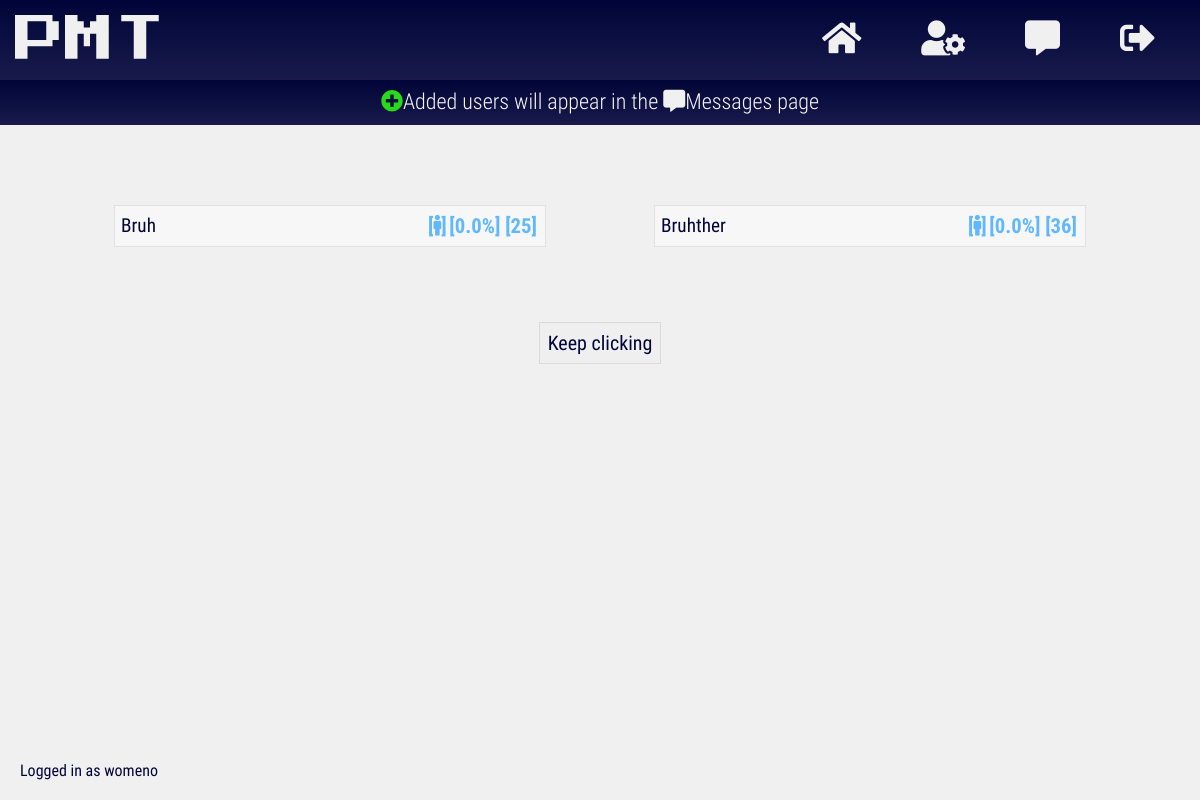
The page / (signed in) on the database its author committed.
### app/models.py (models this page shows, shortened)
class User(db.Model, UserMixin):
    __tablename__ = 'users'
    id = db.Column(db.Integer(), primary_key=True)
    username = db.Column(db.String(length=20), nullable=False, unique=True)
    email = db.Column(db.String(length=50), nullable=False, unique=True)
    password_hash = db.Column(db.String(length=60), nullable=False)
    age = db.Column(db.Integer(), nullable=False)
    gender = db.Column(db.String(length=6), nullable=False)
    facebook = db.Column(db.String(length=50), nullable=True, unique=False)
    instagram = db.Column(db.String(length=50), nullable=True, unique=False)
    twitter = db.Column(db.String(length=50), nullable=True, unique=False)
    reddit = db.Column(db.String(length=50), nullable=True, unique=False)
    discord = db.Column(db.String(length=50), nullable=True, unique=False)
    assumptions = db.relationship('Assumption', secondary=users_to_assumptions,
    backref=db.backref('users', lazy=True), lazy=True)
    added_users = db.relationship('User', secondary=users_to_users,
                  primaryjoin=(users_to_users.c.added_id == id),
                  secondaryjoin=(users_to_users.c.adder_id == id),
                  backref=db.backref('adder_users', lazy=True), lazy=True)
    @property
    def password(self):
        return self.password

### app/routes.py (the view)
@app.route('/')
@login_required
def home_page():
    users = User.query.limit(25)
    return render_template('home.html', users=users,
    calculate_compatibility=calculate_compatibility)

### app/helpers.py (called while the page is built)
def calculate_compatibility(userid):
    commons = 0
    user = User.query.filter_by(id=userid).first()
    user_length = len(user.assumptions)
    main_length = len(current_user.assumptions)
    for assumption in current_user.assumptions:
        if assumption in user.assumptions:
            commons += 1
    if main_length > user_length:
        return round((commons/main_length) * 100, 2)
    elif user_length > main_length:
        return round((commons/user_length) * 100, 2)
    elif user_length == 0 or main_length == 0:
        return round(0, 2)
    else:
        return round((commons/main_length) * 100, 2)

### user_loader/__init__.py (called while the page is built)
@login_manager.user_loader
def load_user(user_id):
    return User.query.get(int(user_id))

### app/templates/home.html (shortened to what this page needs)
{% extends 'uniform/base.html' %}
{% block css_files %}
<link rel="stylesheet" href="{{ url_for('static',
filename='css/minified/home.css') }}">
{% endblock %}
{% block content %}
<div class="help-text">
  <i class="fas fa-plus-circle"></i>Added users will appear in the
  <i class="fas fa-comment-alt"></i>Messages page
</div>
<ul id="list_of_users">
  {% for user in users %}
  {% if user not in current_user.added_users and user.id != current_user.id %}
  <div class="list-item-wrapper" USER_ID="{{ user.id }}">
    <li>
      <span class="username">{{ user.username }}</span>
      <span class="meta-data">
        <span class="gender {{ user.gender }}">
        [<i class="fas fa-{{ user.gender }}" name="gender"></i>]</span>
        <span class="compatibility">[{{ calculate_compatibility(user.id) }}%]
        </span>
        <span class="age">[{{ user.age }}]</span>
      </span>
    </li>
  </div>
  {% endif %}
  {% endfor %}
</ul>
<button type="button" name="load more" id="load_more">Keep clicking</button>
{% endblock %}
{% block footer %}
Logged in as {{ current_user.username }}
{% endblock %}

### app/static/css/uniform/minified/base.css (style rules this page uses)
* { box-sizing:border-box;margin:0 }
body { background:#f0f0f0 }
button,header { -webkit-touch-callout:none;-webkit-user-select:none;-khtml-user-select:none;-moz-user-select:none;-ms-user-select:none;user-select:none }

### app/static/css/minified/home.css (style rules this page uses)
ul { padding:0;margin:80px auto 0 auto;width:90%;display:flex;flex-wrap:wrap }
.list-item-wrapper { flex-basis:100%;position:relative;margin-bottom:75px }
li { border:1px solid rgba(0,0,0,.09);display:flex;justify-content:space-between;flex-wrap:wrap;font-family:sans-serif;background:#f7f7f7;padding:3px;font-size:25px }
.meta-data { order:1;padding:5px;color:#61b8ff;font-size:.44em;align-self:center;font-family:roboto-bold,sans-serif;-webkit-touch-callout:none;-webkit-user-select:none;-khtml-user-select:none;-moz-user-select:none;-ms-user-select:none;user-select:none }
.username { font-family:roboto-regular,sans-serif;align-self:center;padding:3px;color:#000438;font-size:.77em }
.age,.compatibility,.gender { font-size:1.8em }
button#load_more { padding:8px;color:#000438;border:1px solid rgba(0,0,0,.09);font-family:roboto-regular;font-size:20px;display:block;margin:0 auto 70px auto;cursor:pointer }
div.help-text { margin:0 auto 0 auto;padding:8px;text-align:center;font-family:roboto-light;font-size:25px;color:#f7f7f7;line-height:1.3em;background:linear-gradient(to bottom,#000438,rgba(0,4,56,.9)) }
div>i.fa-plus-circle { color:#27db1a }
div>i.fa-comment-alt { color:#f0f0f0 }
@media (min-width:769px) { div.help-text { font-size:22px } }
@media (min-width:769px) { ul { justify-content:space-between } }
@media (min-width:769px) { li { transition:box-shadow 250ms ease } }
@media (min-width:769px) { ul { justify-content:space-around } }
@media (min-width:769px) { .list-item-wrapper { flex-basis:40% } }
@media (min-width:769px) { .meta-data { font-size:.46em } }

### rows shown on the page
User: username "Bruh", calculate_compatibility "0.0", age "25"
User: username "Bruhther", calculate_compatibility "0.0", age "36"
User: username "womeno"
